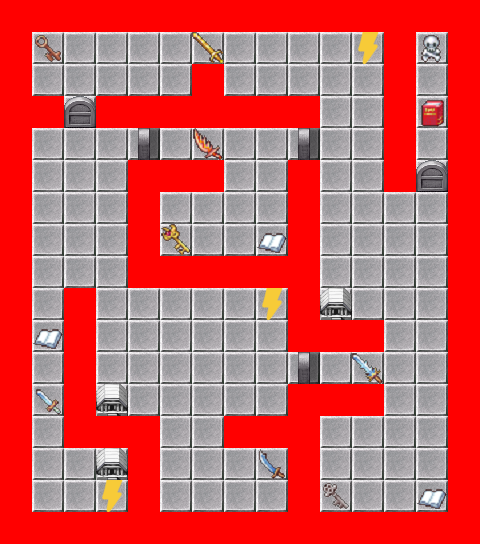

Rendered tile map (Tiled .tmx) drawn with the repository's tilesets; below, a short description and the full map source, tile grids included:
An orthogonal 15x17 tile map with 32x32 px tiles, 4 tile layers (Ground, WallsAndDoors, ObjectPics, collision), 6 tilesets.

<map version="1.0" orientation="orthogonal" renderorder="right-down" width="15" height="17" tilewidth="32" tileheight="32" nextobjectid="13">
 <tileset firstgid="1" name="Inside_A5" tilewidth="32" tileheight="32" tilecount="128" columns="8">
  <image source="../Main Pics/Tiles/Inside_A5.png" width="256" height="512" />
 </tileset>
 <tileset firstgid="129" name="!Door2" tilewidth="32" tileheight="32" tilecount="96" columns="12">
  <image source="../Main Pics/Doors/Door.png" width="384" height="256" />
 </tileset>
 <tileset firstgid="225" name="IconSet" tilewidth="32" tileheight="32" tilecount="624" columns="16">
  <image source="../Main Pics/Items/IconSet.png" width="512" height="1248" />
 </tileset>
 <tileset firstgid="849" name="World_B" tilewidth="32" tileheight="32" tilecount="256" columns="16">
  <image source="../Main Pics/SpecialPlaces/World_B.png" width="512" height="512" />
 </tileset>
 <tileset firstgid="1105" name="thunder_32px_557887_easyicon.net" tilewidth="32" tileheight="32" tilecount="1" columns="1">
  <image source="../Main Pics/Items/thunder.png" width="32" height="32" />
 </tileset>
 <tileset firstgid="1106" name="Collision" tilewidth="32" tileheight="32" tilecount="1" columns="1">
  <image source="../Main Pics/Collisions/Collision.png" width="32" height="32" />
 </tileset>
 <layer name="Ground" width="15" height="17">
  <data encoding="csv">
126,126,126,126,126,126,126,126,126,126,126,126,126,126,126,
126,126,126,126,126,126,126,126,126,126,126,126,126,126,126,
126,126,126,126,126,126,126,126,126,126,126,126,126,126,126,
126,126,126,126,126,126,126,126,126,126,126,126,126,126,126,
126,126,126,126,126,126,126,126,126,126,126,126,126,126,126,
126,126,126,126,126,126,126,126,126,126,126,126,126,126,126,
126,126,126,126,126,126,126,126,126,126,126,126,126,126,126,
126,126,126,126,126,126,126,126,126,126,126,126,126,126,126,
126,126,126,126,126,126,126,126,126,126,126,126,126,126,126,
126,126,126,126,126,126,126,126,126,126,126,126,126,126,126,
126,126,126,126,126,126,126,126,126,126,126,126,126,126,126,
126,126,126,126,126,126,126,126,126,126,126,126,126,126,126,
126,126,126,126,126,126,126,126,126,126,126,126,126,126,126,
126,126,126,126,126,126,126,126,126,126,126,126,126,126,126,
126,126,126,126,126,126,126,126,126,126,126,126,126,126,126,
126,126,126,126,126,126,126,126,126,126,126,126,126,126,126,
126,126,126,126,126,126,126,126,126,126,126,126,126,126,126
</data>
 </layer>
 <layer name="WallsAndDoors" width="15" height="17">
  <data encoding="csv">
42,42,42,42,42,42,42,42,42,42,42,42,42,42,42,
42,0,0,0,0,0,0,0,0,0,0,0,42,0,42,
42,0,0,0,0,0,42,0,0,0,0,0,42,0,42,
42,42,132,42,42,42,42,42,42,42,0,0,42,0,42,
42,0,0,0,168,0,0,0,0,168,0,0,42,0,42,
42,0,0,0,42,42,42,0,0,42,0,0,42,132,42,
42,0,0,0,42,0,0,0,0,42,0,0,0,0,42,
42,0,0,0,42,0,0,0,0,42,0,0,0,0,42,
42,0,0,0,42,42,42,42,42,42,0,0,0,0,42,
42,0,42,0,0,0,0,0,0,42,0,0,0,0,42,
42,0,42,0,0,0,0,0,0,42,42,42,0,0,42,
42,0,42,0,0,0,0,0,0,168,0,0,0,0,42,
42,0,42,0,0,0,0,0,0,42,42,42,0,0,42,
42,0,42,42,42,0,0,42,42,42,0,0,0,0,42,
42,0,0,0,42,0,0,0,0,42,0,0,0,0,42,
42,0,0,0,42,0,0,0,0,42,0,0,0,0,42,
42,42,42,42,42,42,42,42,42,42,42,42,42,42,42
</data>
 </layer>
 <layer name="ObjectPics" width="15" height="17">
  <data encoding="csv">
0,0,0,0,0,0,0,0,0,0,0,0,0,0,0,
0,465,0,0,0,0,617,0,0,0,0,1105,0,226,0,
0,0,0,0,0,0,0,0,0,0,0,0,0,0,0,
0,0,0,0,0,0,0,0,0,0,0,0,0,449,0,
0,0,0,0,0,0,624,0,0,0,0,0,0,0,0,
0,0,0,0,0,0,0,0,0,0,0,0,0,0,0,
0,0,0,0,0,0,0,0,0,0,0,0,0,0,0,
0,0,0,0,0,468,0,0,455,0,0,0,0,0,0,
0,0,0,0,0,0,0,0,0,0,0,0,0,0,0,
0,0,0,0,0,0,0,0,1105,0,1096,0,0,0,0,
0,455,0,0,0,0,0,0,0,0,0,0,0,0,0,
0,0,0,0,0,0,0,0,0,0,0,614,0,0,0,
0,611,0,1096,0,0,0,0,0,0,0,0,0,0,0,
0,0,0,0,0,0,0,0,0,0,0,0,0,0,0,
0,0,0,1096,0,0,0,0,613,0,0,0,0,0,0,
0,0,0,1105,0,0,0,0,0,0,467,0,0,455,0,
0,0,0,0,0,0,0,0,0,0,0,0,0,0,0
</data>
 </layer>
 <layer name="collision" width="15" height="17">
  <data encoding="csv">
1106,1106,1106,1106,1106,1106,1106,1106,1106,1106,1106,1106,1106,1106,1106,
1106,0,0,0,0,0,0,0,0,0,0,0,1106,0,1106,
1106,0,0,0,0,0,1106,0,0,0,0,0,1106,0,1106,
1106,1106,0,1106,1106,1106,1106,1106,1106,1106,0,0,1106,0,1106,
1106,0,0,0,0,0,0,0,0,0,0,0,1106,0,1106,
1106,0,0,0,1106,1106,1106,0,0,1106,0,0,1106,0,1106,
1106,0,0,0,1106,0,0,0,0,1106,0,0,0,0,1106,
1106,0,0,0,1106,0,0,0,0,1106,0,0,0,0,1106,
1106,0,0,0,1106,1106,1106,1106,1106,1106,0,0,0,0,1106,
1106,0,1106,0,0,0,0,0,0,1106,0,0,0,0,1106,
1106,0,1106,0,0,0,0,0,0,1106,1106,1106,0,0,1106,
1106,0,1106,0,0,0,0,0,0,0,0,0,0,0,1106,
1106,0,1106,0,0,0,0,0,0,1106,1106,1106,0,0,1106,
1106,0,1106,1106,1106,0,0,1106,1106,1106,0,0,0,0,1106,
1106,0,0,0,1106,0,0,0,0,1106,0,0,0,0,1106,
1106,0,0,0,1106,0,0,0,0,1106,0,0,0,0,1106,
1106,1106,1106,1106,1106,1106,1106,1106,1106,1106,1106,1106,1106,1106,1106
</data>
 </layer>
</map>
